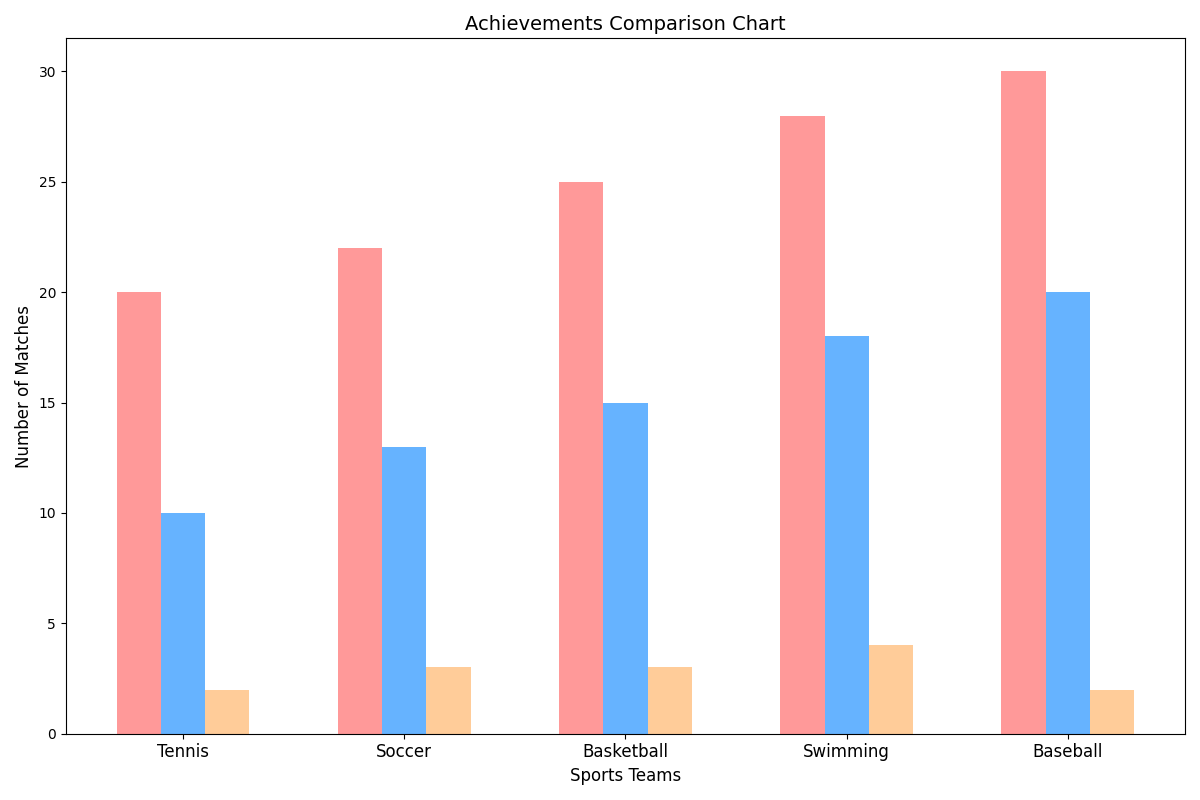

Write Python code to recreate this figure.
import matplotlib.pyplot as plt
import numpy as np

teams = ['Tennis', 'Soccer', 'Basketball', 'Swimming', 'Baseball']
games_played = [20, 22, 25, 28, 30]
won_games = [10, 13, 15, 18, 20]
draw_games = [2, 3, 3, 4, 2]

x = np.arange(len(teams))
bar_width = 0.2

fig, ax = plt.subplots(figsize=(12, 8))

ax.bar(x - bar_width, games_played, bar_width, color='#ff9999')
ax.bar(x, won_games, bar_width, color='#66b3ff')
ax.bar(x + bar_width, draw_games, bar_width, color='#ffcc99')

ax.set_xticks(x)
ax.set_xticklabels(teams, fontsize=12)

# Randomly altered textual elements
ax.set_title('Achievements Comparison Chart', fontsize=14)
ax.set_xlabel('Sports Teams', fontsize=12)
ax.set_ylabel('Number of Matches', fontsize=12)

plt.tight_layout()
plt.show()
